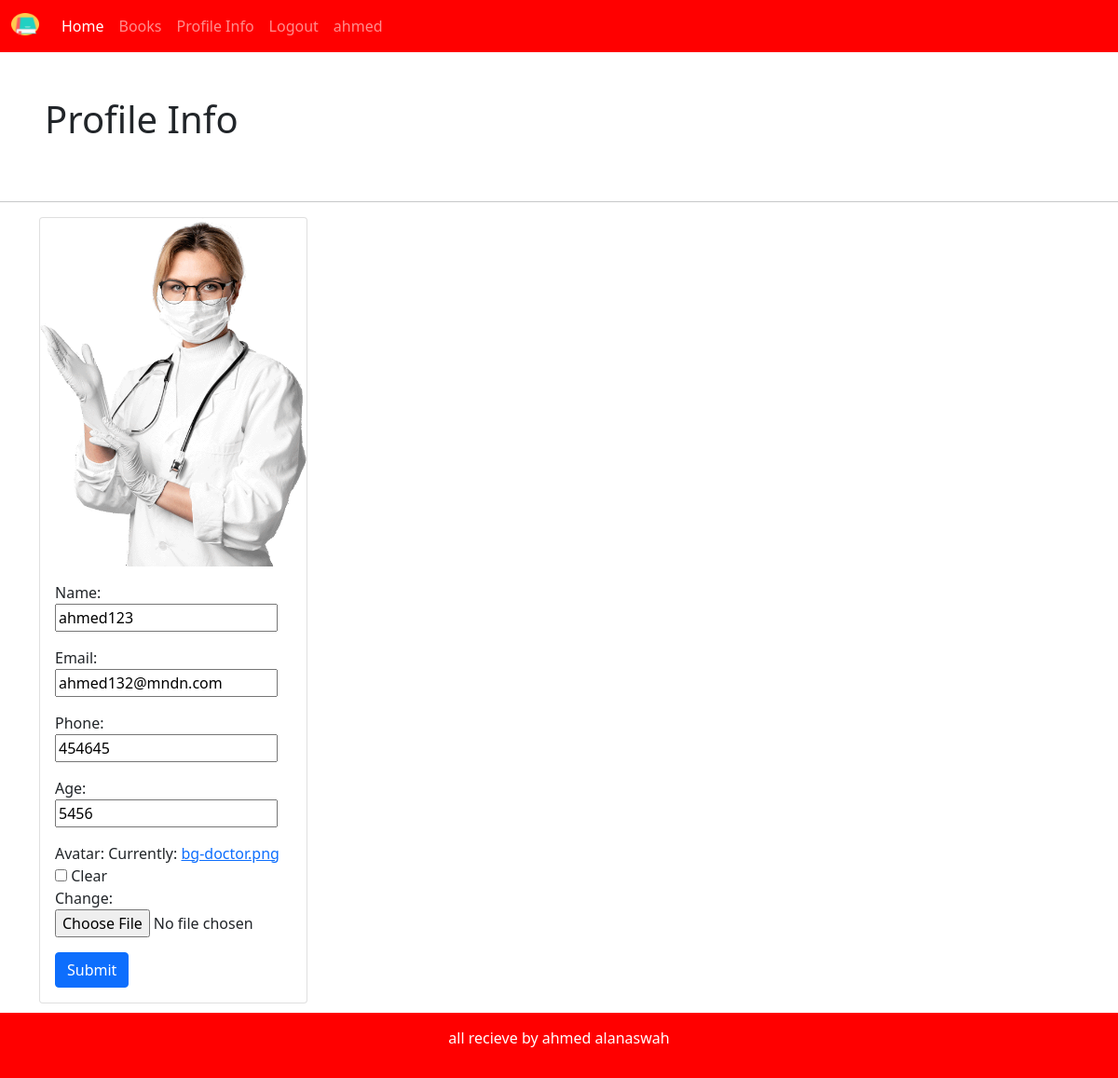
/profile/ (signed in), run on the app's committed database.
### bookstore/models.py (models this page shows, shortened)
class Customer(models.Model):
    user = models.OneToOneField(User,null=True,on_delete=models.CASCADE)
    name = models.CharField(max_length=190,null=True)
    email = models.CharField(max_length=190,null=True)
    phone = models.CharField(max_length=190,null=True)
    age = models.CharField(max_length=190,null=True)
    avatar = models.ImageField(blank = True,null= True,default='person.png')
    date_created = models.DateTimeField(auto_now_add=True, null = True)

### bookstore/views.py (the view)
# urls.py: path('profile/',views.profileInfo,name='profile_info'),
@login_required(login_url='login')
def profileInfo(request):
    customer=request.user.customer
    form=CustomerForm(instance=customer)
    if request.method == 'POST':
        form= CustomerForm(request.POST,request.FILES,instance=customer)
        if form.is_valid():
            form.save()
    context = {'form':form }
    return render(request, 'bookstore/profile_info.html', context)

### bookstore/forms.py
class CustomerForm(ModelForm):
    class Meta:
        model = Customer
        fields = "__all__"
        exclude = ['user']

### bookstore/templates/bookstore/profile_info.html (shortened to what this page needs)
{% extends 'bookstore/main.html' %} {% block content %}
<h1 class="p-5">Profile Info</h1>
<hr />
<div class="container">
	<div class="card" style="width: 18rem">
		<img src="{{request.user.customer.avatar.url}}" class="card-img-top" alt="..." />
		<div class="card-body">
            <form method="POST" action='' enctype="multipart/form-data">
                <div class="mb-3">
                    {{form.as_p}}
                </div>
                <button type="submit" class="btn btn-primary">Submit</button>
              </form>
		</div>
	</div>
</div>
{% endblock %}

### bookstore/templates/bookstore/navbar.html (shortened to what this page needs)
{% load static %}
<nav class="navbar navbar-expand-lg navbar-dark bg-primary">
    <div class="container-fluid">
      <a class="navbar-brand"  href="{% url 'home' %}">
        <img src="{% static '/images/book.png' %}" alt="" width="30" height="24" class="d-inline-block align-text-top">
      </a>
      <div class="collapse navbar-collapse" id="navbarSupportedContent">
        <ul class="navbar-nav me-auto mb-2 mb-lg-0">
          {% if request.user.is_staff %}
          <li class="nav-item">
            <a class="nav-link active" aria-current="page" href="{% url 'home' %}">Home</a>
          </li>
          <li class="nav-item">
            <a class="nav-link" href="{% url 'books' %}">Books</a>
          </li>
          {% endif %}
          <li class="nav-item">
            <a class="nav-link" href="{% url 'profile_info' %}">Profile Info</a>
          </li>
          <li class="nav-item">
            <a class="nav-link" href="{% url 'logout' %}">Logout</a>
          </li>
          <li class="nav-item">
            <a class="nav-link" href='#'>{{request.user}}</a>
          </li>
      </div>
    </div>
  </nav>

### static/css/style.css (style rules this page uses)
.bg-primary { --bs-bg-opacity: 1; background-color: #F00 !important; }
body { background-color: #fff; }

### data on the page
Customer: name "ahmed123", email "ahmed132@mndn.com", phone "454645", age "5456"

### other printed values
{{ request.user }} "ahmed"
